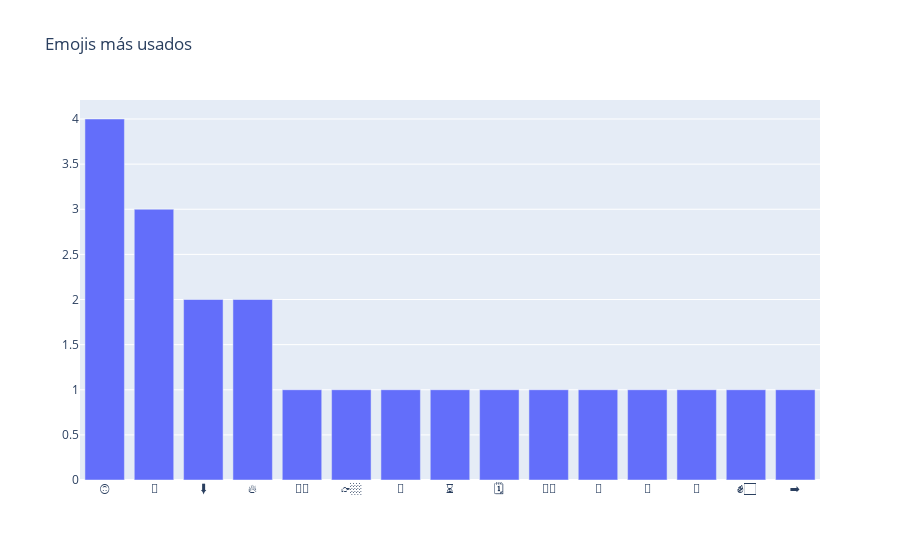

The code cell stored with this chart in its notebook:
### Code cell
trace = go.Bar(x=temp_emojis.emoji.values[:15],
               y=temp_emojis.cnt.values[:15])

layout = go.Layout(title='Emojis más usados')

fig = go.Figure(data=[trace], layout=layout)
iplot(fig)

### Figure 1 — Plotly figure (JSON) as saved in the notebook; plotly's stock layout.template omitted (floating-point values rounded to 4 significant figures)
{"data": [{"type": "bar", "x": ["🙃", "💪", "⬇️", "🔥", "🤷🏻", "👉🏼", "📌", "⏳", "🗓", "🤦♂️", "🥳", "🚨", "📢", "✊🏻", "➡️"], "y": [4, 3, 2, 2, 1, 1, 1, 1, 1, 1, 1, 1, 1, 1, 1]}], "layout": {"title": {"text": "Emojis más usados"}}}
